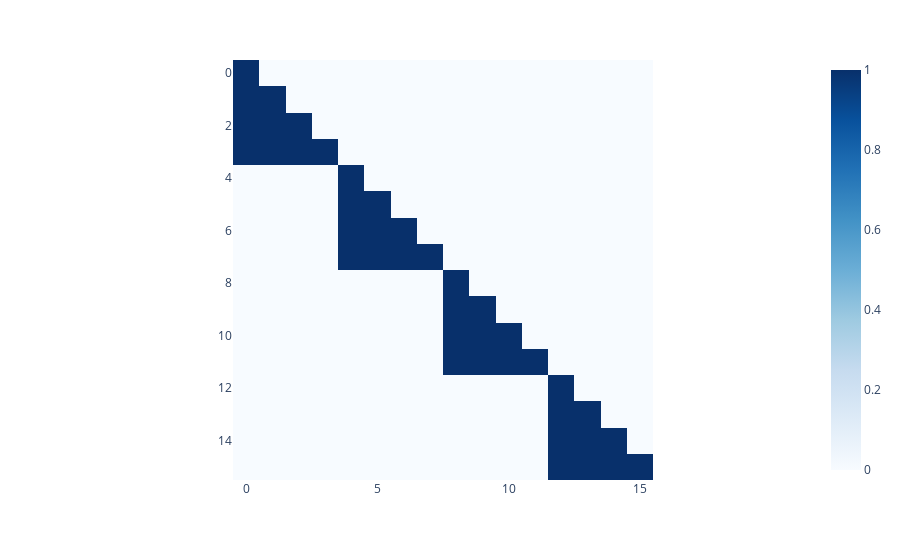

The code cell stored with this chart in its notebook:
### Code cell
def fixed_sparse_attention(n, l, c):
    connectivity = np.zeros((n, n))
    
    for i in range(n):
        # {j: (floor(j/l) == floor(i/l))}
        # {j: j mod l /member {t, t+1, ..., l} where t = l-c}
        
        for j in range(n):
            if j // l == i // l and (j % l) in range(l - c, l):
                connectivity[i, j] += 1

    connectivity *= np.tril(np.ones((n, n)), k=0)
    return connectivity

n = 16
l = 4
c = 4

connectivity_matrix = fixed_sparse_attention(n, l, c)
draw_mask(connectivity_matrix)

### Figure 1 — Plotly figure (JSON) as saved in the notebook; plotly's stock layout.template omitted (floating-point values rounded to 4 significant figures; data arrays with more than 128 entries replaced by an {"elided": "..."} marker saying what was removed)
{"data": [{"coloraxis": "coloraxis", "hovertemplate": "x: %{x}<br>y: %{y}<br>color: %{z}<extra></extra>", "name": "0", "type": "heatmap", "xaxis": "x", "yaxis": "y", "z": {"elided": "16x16 int values"}}], "layout": {"coloraxis": {"colorscale": [[0, "rgb(247,251,255)"], [0.125, "rgb(222,235,247)"], [0.25, "rgb(198,219,239)"], [0.375, "rgb(158,202,225)"], [0.5, "rgb(107,174,214)"], [0.625, "rgb(66,146,198)"], [0.75, "rgb(33,113,181)"], [0.875, "rgb(8,81,156)"], [1, "rgb(8,48,107)"]]}, "margin": {"t": 60}, "xaxis": {"anchor": "y", "constrain": "domain", "domain": [0, 1], "scaleanchor": "y"}, "yaxis": {"anchor": "x", "autorange": "reversed", "constrain": "domain", "domain": [0, 1]}}}
